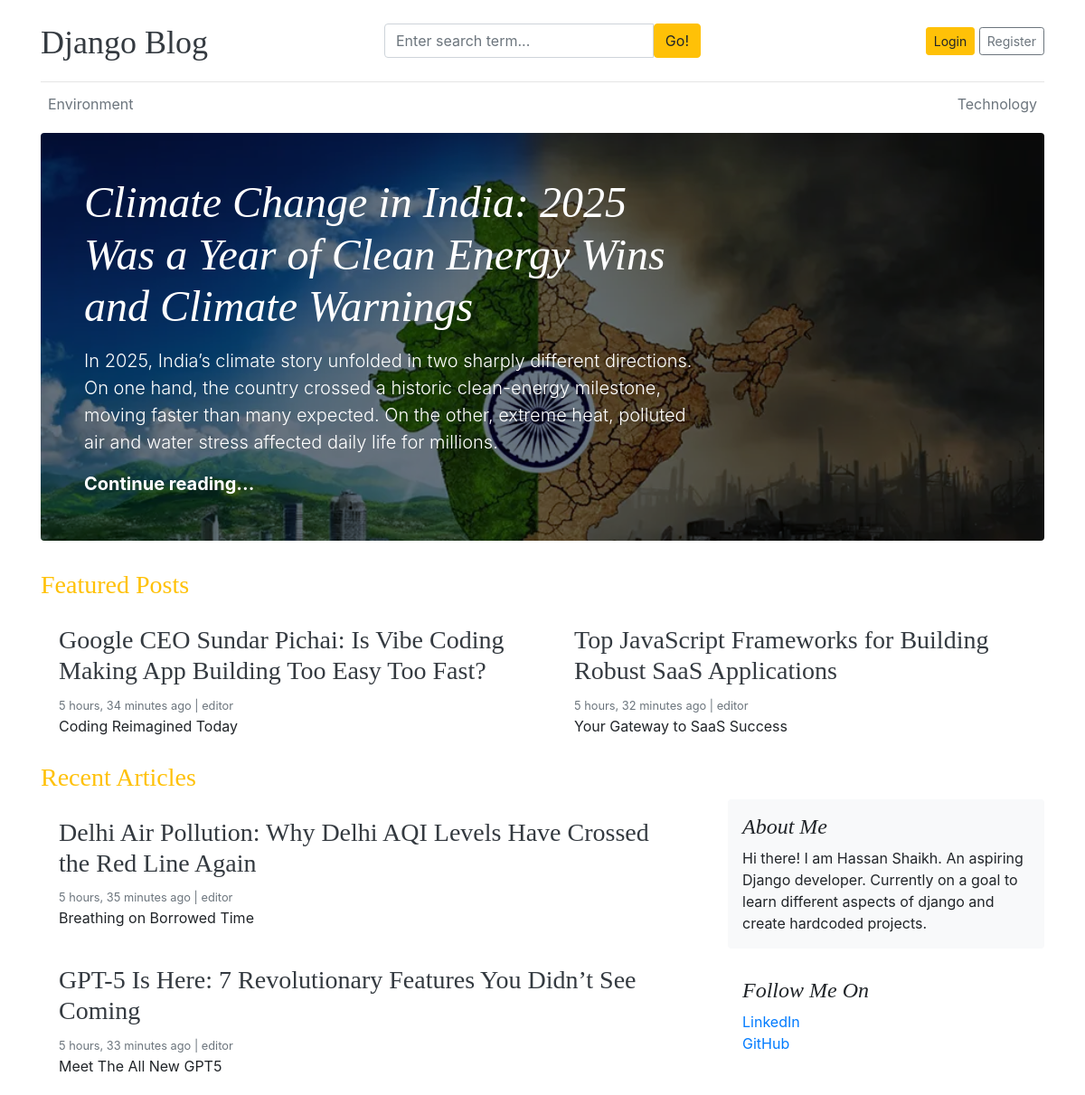
The page / on the database its author committed.
### blogs/models.py (models this page shows, shortened)
class Category(models.Model):
    category_name = models.CharField(max_length=50, unique=True)
    created_at = models.DateTimeField(auto_now_add=True)
    updated_at = models.DateTimeField(auto_now=True)
    class Meta:
        verbose_name_plural = 'categories'

class Blog(models.Model):
    title = models.CharField(max_length=100)
    slug = models.SlugField(max_length=150, unique=True, blank=True)
    author = models.ForeignKey(User, on_delete=models.CASCADE)
    category = models.ForeignKey(Category, on_delete=models.CASCADE)
    featured_image = models.ImageField(upload_to='upload/%Y/%m/%d')
    short_description = models.TextField(max_length=500)
    blog_body = models.TextField(max_length=2000)
    status = models.CharField(max_length=20,choices=STATUS_CHOICES, default='Draft')
    is_featured = models.BooleanField(default=False)
    created_at = models.DateTimeField(auto_now_add=True)
    updated_at = models.DateTimeField(auto_now=True)

### blog_main/views.py (the view)
# urls.py: 2. Add a URL to urlpatterns:  path('', views.home, name='home')
def home(request):
    featured_posts = Blog.objects.filter(is_featured=True, status='Published').order_by("updated_at")
    posts = Blog.objects.filter(is_featured=False, status='Published').order_by("updated_at")
    context = {
        'featured_posts':featured_posts,
        'posts':posts
        }
    return render(request, 'home.html', context)

### blogs/context_processors.py (called while the page is built)
def get_categories(request):
    categories = Category.objects.all()
    return dict(categories=categories)

### templates/home.html (shortened to what this page needs)
{% extends 'base.html' %}
{%block content%}
  {%for post in featured_posts%}
    {%if forloop.first%}
    <div class="jumbotron p-3 p-md-5 text-white rounded bg-dark" style="background-image: url({{post.featured_image.url}});background-blend-mode: overlay;background-size:cover;">
      <div class="col-md-8 px-0">
        <h1 class="display-4 font-italic">{{post.title}}</h1>
        <p class="lead my-3">{{ post.short_description }}</p>
        <p class="lead mb-0"><a href="{%url 'blog_page' post.slug%}" class="text-white font-weight-bold">Continue reading...</a></p>
      </div>
    </div>
    {%endif%}
  {% endfor %}
  <h3 class="text.uppercase text-warning" style:"letter-spacing: 2px;">Featured Posts</h3>
  <div class="row mb-2">
    {%for post in featured_posts%}
      {%if not forloop.first%}
      <div class="col-md-6">
        <div class="card border-0" >
          <div class="card-body">
            <h3><a href="{%url 'blog_page' post.slug%}" class='text-dark'>{{post.title}}</a></h3>
            <small class="mb-1 text-muted">{{post.created_at | timesince}} ago | {{post.author}}</small>
            <p class="card-text">{{post.short_description | truncatewords:20}}</p>
          </div>
        </div>
      </div>
      {%endif%}
    {%endfor%}
  </div>
<h3 class="text.uppercase text-warning" style:"letter-spacing: 2px;">Recent Articles</h3>
  <main role="main" class="container p-0">
    <div class="row">
      <div class="col-md-8 blog-main">
        {%for post in posts%}
          <div class="card border-0" >
            <div class="card-body">
              <h3><a href="{%url 'blog_page' post.slug%}" class='text-dark'>{{post.title}}</a></h3>
              <small class="mb-1 text-muted">{{post.created_at | timesince}} ago | {{post.author}}</small>
              <p class="card-text">{{post.short_description | truncatewords:25}}</p>
            </div>
          </div>
        {%endfor%}
      </div>
      <aside class="col-md-4 blog-sidebar">
        <div class="p-3 mb-3 bg-light rounded">
          <h4 class="font-italic">About Me</h4>
          <p class="mb-0">Hi there! I am Hassan Shaikh. <em></em> An aspiring Django developer. Currently on a goal to learn different aspects of django and create hardcoded projects.</p>
        </div>
        <div class="p-3">
          <h4 class="font-italic">Follow Me On</h4>
          <ol class="list-unstyled">
            <li><a href="https://www.linkedin.com/in/hassanshaikh908/" target='_blank' rel='noopener noreferrer'>LinkedIn</a></li>
            <li><a href="https://github.com/Hikey908" target='_blank' rel='noopener noreferrer'>GitHub</a></li>
          </ol>
        </div>
      </aside>
    </div>
  </main>
</div>
</body>
{%endblock%}

### templates/base.html (shortened to what this page needs)
{% load static %}
<!DOCTYPE html>
<html lang="en">
<head>
    <link href="https://getbootstrap.com/docs/4.0/dist/css/bootstrap.min.css" rel="stylesheet">
    <link href="{% static 'css/blog.css' %}" rel="stylesheet">
    <link rel="stylesheet" href="https://cdnjs.cloudflare.com/ajax/libs/font-awesome/4.7.0/css/font-awesome.min.css">
  </head>
<body>
    <div class="container">
      <header class="blog-header py-3">
        <div class="row flex-nowrap justify-content-between align-items-center">
          <div class="col-4 pt-1">
            <a class="blog-header-logo text-dark" href="/">Django Blog</a>
          </div>
          <div class='col-4'>
            <form action="{% url 'search' %}" method="GET">
              <div class="input-group">
                        <input class="form-control" type="text" name="keyword" value= "{{keyword}}" placeholder="Enter search term..." aria-label="Enter search term..." aria-describedby="button-search" />
                        <button type="submit" class="btn btn-warning" id="button-search" type="button">Go!</button>
                </div>
            </form>
          </div>
          <div class="col-4 d-flex justify-content-end align-items-center">
            {% if not user.is_authenticated%}
            <a class="btn btn-sm btn-warning" href="{%url 'login'%}">Login</a> &nbsp;
            <a class="btn btn-sm btn-outline-secondary" href="{%url 'register'%}">Register</a>
            {%else%}
            <span><a href="{%url 'dashboard'%}">Dashboard</a></span>
            &emsp;
            <span><a href="{%url 'logout'%}">Logout</a></span>
            {%endif%}
          </div>
        </div>
      </header>
      <div class="nav-scroller py-1 mb-2">
        <nav class="nav d-flex justify-content-between">
          {% for cat in categories %}
          <a class="p-2 text-muted" href="{%url 'posts_by_category' cat.id%}">{{cat.category_name}}</a>
          {%endfor%}
        </nav>
      </div>
{% block content %}
{% endblock  %}

### blog_main/static/css/blog.css (style rules this page uses)
.blog-header { border-bottom: 1px solid #e5e5e5; }
.blog-header-logo { font-family: "Playfair Display", Georgia, "Times New Roman", serif; font-size: 2.25rem; }
h1, h2, h3, h4, h5, h6 { font-family: "Playfair Display", Georgia, "Times New Roman", serif; }
.display-4 { font-size: 2.5rem; }
@media (min-width: 768px) { .display-4 { font-size: 3rem; } }

### rows shown on the page
Category: category_name "Environment"
Category: category_name "Technology"
Blog: featured_image (picture), title "Climate Change in India: 2025 Was a Year of Clean Energy Wins and Climate Warnings", short_description "In 2025, India’s climate story unfolded in two sharply different directions. On one hand, the country crossed a historic clean-energy milestone, moving faster than many expected. On the other, extreme heat, polluted air and water stress affected daily life for millions."
Blog: title "Google CEO Sundar Pichai: Is Vibe Coding Making App Building Too Easy Too Fast?", created_at "5 hours, 34 minutes", author "editor", short_description "Coding Reimagined Today"
Blog: title "Top JavaScript Frameworks for Building Robust SaaS Applications", created_at "5 hours, 32 minutes", author "editor", short_description "Your Gateway to SaaS Success"
Blog: title "Delhi Air Pollution: Why Delhi AQI Levels Have Crossed the Red Line Again", created_at "5 hours, 35 minutes", author "editor", short_description "Breathing on Borrowed Time"
Blog: title "GPT-5 Is Here: 7 Revolutionary Features You Didn’t See Coming", created_at "5 hours, 33 minutes", author "editor", short_description "Meet The All New GPT5"
